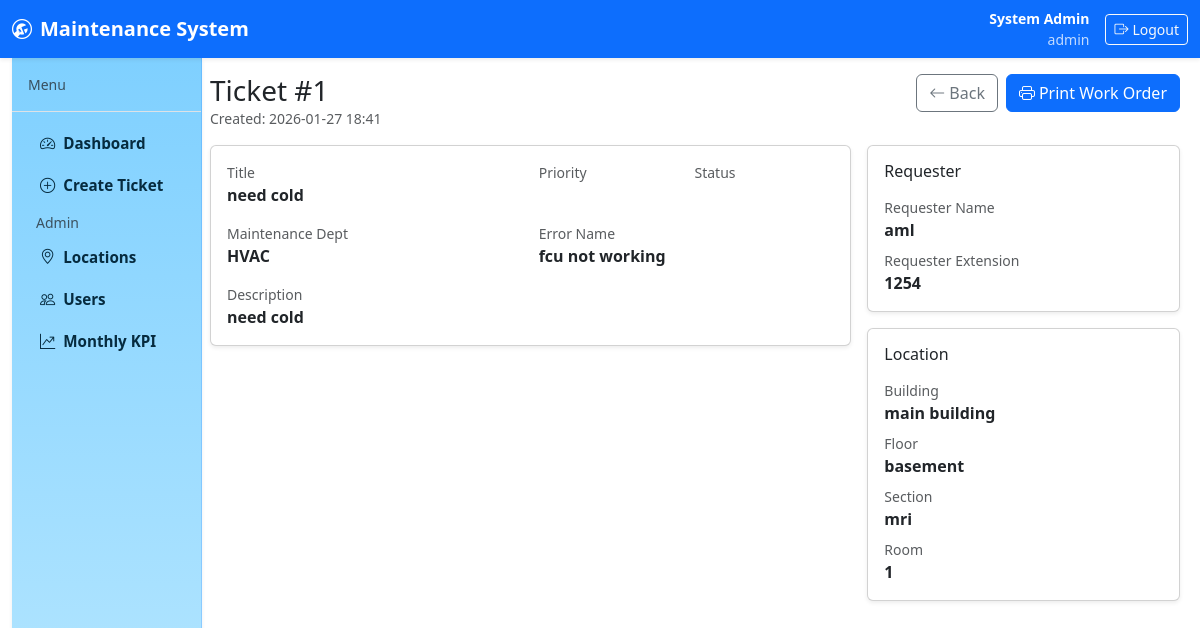
Page /tickets/1 (signed in) on the committed database.
### models.py (models this page shows, shortened)
class User(db.Model, UserMixin):
    id = db.Column(db.Integer, primary_key=True)
    username = db.Column(db.String(80), unique=True, nullable=False)
    full_name = db.Column(db.String(200), nullable=False)
    emp_no = db.Column(db.String(50), nullable=True)
    role = db.Column(db.String(20), nullable=False)  # admin/supervisor/technician/requester
    maintenance_dept = db.Column(db.String(20), nullable=True)  # hvac/civil/..
    password_hash = db.Column(db.String(255), nullable=False)
    is_active = db.Column(db.Boolean, default=True)
    created_at = db.Column(db.DateTime, default=datetime.utcnow)

class Ticket(db.Model):
    id = db.Column(db.Integer, primary_key=True)
    ticket_no = db.Column(db.Integer, unique=True, index=True, nullable=False)
    requester_user_id = db.Column(db.Integer, db.ForeignKey("user.id"), nullable=False)
    requester_name = db.Column(db.String(200), nullable=False)
    requester_extension = db.Column(db.String(50), nullable=True)
    building_id = db.Column(db.Integer, db.ForeignKey("building.id"), nullable=False)
    floor_id = db.Column(db.Integer, db.ForeignKey("floor.id"), nullable=False)
    section_id = db.Column(db.Integer, db.ForeignKey("hospital_section.id"), nullable=False)
    room_id = db.Column(db.Integer, db.ForeignKey("room.id"), nullable=False)
    maintenance_dept = db.Column(db.String(20), nullable=False)
    priority = db.Column(db.String(20), nullable=False)
    error_name = db.Column(db.String(200), nullable=True)
    title = db.Column(db.String(300), nullable=False)
    description = db.Column(db.Text, nullable=False)
    status = db.Column(db.String(50), default="new", nullable=False)
    assigned_technician_id = db.Column(db.Integer, db.ForeignKey("user.id"), nullable=True)
    assigned_at = db.Column(db.DateTime, nullable=True)
    first_response_at = db.Column(db.DateTime, nullable=True)
    last_status_at = db.Column(db.DateTime, nullable=True)
    spares_requested_at = db.Column(db.DateTime, nullable=True)
    started_at = db.Column(db.DateTime, nullable=True)
    ended_at = db.Column(db.DateTime, nullable=True)
    closed_by = db.Column(db.Integer, db.ForeignKey("user.id"), nullable=True)
    closed_at = db.Column(db.DateTime, nullable=True)
    created_at = db.Column(db.DateTime, default=datetime.utcnow, nullable=False)
    updated_at = db.Column(db.DateTime, default=datetime.utcnow, onupdate=datetime.utcnow)

class Building(db.Model):
    id = db.Column(db.Integer, primary_key=True)
    name = db.Column(db.String(120), unique=True, nullable=False)

class Floor(db.Model):
    id = db.Column(db.Integer, primary_key=True)
    building_id = db.Column(db.Integer, db.ForeignKey("building.id"), nullable=False)
    name = db.Column(db.String(120), nullable=False)

class HospitalSection(db.Model):
    id = db.Column(db.Integer, primary_key=True)
    building_id = db.Column(db.Integer, db.ForeignKey("building.id"), nullable=False)
    floor_id = db.Column(db.Integer, db.ForeignKey("floor.id"), nullable=False)
    name = db.Column(db.String(200), nullable=False)

class Room(db.Model):
    id = db.Column(db.Integer, primary_key=True)
    building_id = db.Column(db.Integer, db.ForeignKey("building.id"), nullable=False)
    floor_id = db.Column(db.Integer, db.ForeignKey("floor.id"), nullable=False)
    section_id = db.Column(db.Integer, db.ForeignKey("hospital_section.id"), nullable=False)
    name = db.Column(db.String(120), nullable=False)

### blueprints/tickets.py (the view)
@bp.get("/tickets/<int:ticket_id>")
@login_required
def ticket_detail(ticket_id: int):
    if request.args.get("print") == "1":
        return redirect(url_for("printing_html.print_work_order", ticket_id=ticket_id))
    t = Ticket.query.get_or_404(ticket_id)
    building = Building.query.get(t.building_id)
    floor = Floor.query.get(t.floor_id)
    section = HospitalSection.query.get(t.section_id)
    room = Room.query.get(t.room_id)
    return render_template(
        "ticket_detail.html",
        t=t,
        building=building,
        floor=floor,
        section=section,
        room=room
    )

### i18n.py (called while the page is built)
def t(key: str) -> str:
    return _EN.get(key, key)

### templates/ticket_detail.html (shortened to what this page needs)
{% extends "base.html" %}
{% block content %}
<div class="d-flex align-items-start justify-content-between mb-3">
  <div>
    <h3 class="mb-0">Ticket #{{ t.ticket_no }}</h3>
    <div class="text-muted small">
      Created: {{ t.created_at.strftime("%Y-%m-%d %H:%M") }}
    </div>
  </div>
  <div class="d-flex gap-2">
    <a class="btn btn-outline-secondary" href="/dashboard">
      <i class="bi bi-arrow-left me-1"></i>Back
    </a>
    <a class="btn btn-primary" href="/print/work-order/{{ t.id }}" target="_blank">
      <i class="bi bi-printer me-1"></i>Print Work Order
    </a>
  </div>
</div>
<div class="row g-3">
  <div class="col-12 col-lg-8">
    <div class="card card-soft shadow-sm">
      <div class="card-body">
        <div class="row g-3">
          <div class="col-md-6">
            <div class="text-muted small">Title</div>
            <div class="fw-semibold">{{ t.title }}</div>
          </div>
          <div class="col-md-3">
            <div class="text-muted small">Priority</div>
            <span class="badge badge-status badge-pri-{{ t.priority }}">{{ t.priority }}</span>
          </div>
          <div class="col-md-3">
            <div class="text-muted small">Status</div>
            <span class="badge badge-status badge-{{ t.status }}">{{ t.status }}</span>
          </div>
          <div class="col-md-6">
            <div class="text-muted small">Maintenance Dept</div>
            <div class="fw-semibold">{{ (t.maintenance_dept or '').upper() }}</div>
          </div>
          <div class="col-md-6">
            <div class="text-muted small">Error Name</div>
            <div class="fw-semibold">{{ t.error_name or "-" }}</div>
          </div>
          <div class="col-12">
            <div class="text-muted small">Description</div>
            <div class="fw-semibold" style="white-space:pre-wrap;">{{ t.description }}</div>
          </div>
        </div>
      </div>
    </div>
  </div>
  <div class="col-12 col-lg-4">
    <div class="card card-soft shadow-sm mb-3">
      <div class="card-body">
        <h6 class="mb-3">Requester</h6>
        <div class="mb-2">
          <div class="text-muted small">Requester Name</div>
          <div class="fw-semibold">{{ t.requester_name }}</div>
        </div>
        <div class="mb-0">
          <div class="text-muted small">Requester Extension</div>
          <div class="fw-semibold">{{ t.requester_extension if t.requester_extension else "-" }}</div>
        </div>
      </div>
    </div>
    <div class="card card-soft shadow-sm">
      <div class="card-body">
        <h6 class="mb-3">Location</h6>
        <div class="mb-2">
          <div class="text-muted small">Building</div>
          <div class="fw-semibold">{{ building.name if building else "-" }}</div>
        </div>
        <div class="mb-2">
          <div class="text-muted small">Floor</div>
          <div class="fw-semibold">{{ floor.name if floor else "-" }}</div>
        </div>
        <div class="mb-2">
          <div class="text-muted small">Section</div>
          <div class="fw-semibold">{{ section.name if section else "-" }}</div>
        </div>
        <div class="mb-0">
          <div class="text-muted small">Room</div>
          <div class="fw-semibold">{{ room.name if room else "-" }}</div>
        </div>
      </div>
    </div>
  </div>
</div>
{% endblock %}

### templates/base.html (shortened to what this page needs)
<!doctype html>
<html lang="en" dir="ltr">
<head>
  <link href="https://cdn.jsdelivr.net/npm/bootstrap@5.3.3/dist/css/bootstrap.min.css" rel="stylesheet">
  <link href="https://cdn.jsdelivr.net/npm/bootstrap-icons@1.11.3/font/bootstrap-icons.min.css" rel="stylesheet">
  <link href="/static/styles.css" rel="stylesheet">
</head>
<body class="bg-app">
{% if current_user.is_authenticated %}
<nav class="navbar navbar-expand-lg navbar-dark bg-primary shadow-sm">
  <div class="container-fluid">
    <a class="navbar-brand fw-semibold" href="/dashboard">
      <i class="bi bi-wrench-adjustable-circle me-2"></i>Maintenance System
    </a>
    <div class="d-flex align-items-center gap-3">
      <div class="text-white small text-end">
        <div class="fw-semibold">{{ current_user.full_name }}</div>
        <div class="opacity-75">
          {{ current_user.role }}{% if current_user.maintenance_dept %} • {{ current_user.maintenance_dept.upper() }}{% endif %}
        </div>
      </div>
      <a class="btn btn-outline-light btn-sm" href="/logout">
        <i class="bi bi-box-arrow-right me-1"></i>{{ tr("logout") }}
      </a>
    </div>
  </div>
</nav>
<div class="container-fluid">
  <div class="row g-0">
    <aside class="sidebar-wrap p-0">
      <div class="sidebar bg-white shadow-sm">
        <div class="p-3 border-bottom">
          <div class="small text-muted">Menu</div>
        </div>
        <div class="p-2">
          <a class="nav-link side-link" href="/dashboard">
            <i class="bi bi-speedometer2 me-2"></i>{{ tr("dashboard") }}
          </a>
          <a class="nav-link side-link" href="/tickets/create">
            <i class="bi bi-plus-circle me-2"></i>{{ tr("create_ticket") }}
          </a>
          {% if current_user.role == 'admin' %}
            <div class="mt-2 px-3 small text-muted">Admin</div>
            <a class="nav-link side-link" href="/locations">
              <i class="bi bi-geo-alt me-2"></i>{{ tr("locations") }}
            </a>
            <a class="nav-link side-link" href="/users">
              <i class="bi bi-people me-2"></i>{{ tr("users") }}
            </a>
            <a class="nav-link side-link" href="/kpi">
              <i class="bi bi-graph-up-arrow me-2"></i>{{ tr("kpi") }}
            </a>
          {% endif %}
        </div>
      </div>
    </aside>
    <main class="content-wrap py-3">
      <div class="container-fluid main-wrap-fluid px-2">
        {% block content %}{% endblock %}
      </div>
    </main>
  </div>
</div>
{% else %}
<div class="container py-5">
  {% block content_auth %}{% endblock %}
</div>
{% endif %}
</body>
</html>

### static/styles.css (style rules this page uses)
.sidebar { min-height: calc(100vh - 56px); background: linear-gradient(180deg, #7fd0ff 0%, #b9e8ff 100%) !important; border-right: 1px solid rgba(13,110,253,.20); }
.side-link { border-radius: 12px; padding: 10px 12px; margin: 5px 8px; color: #062b3f; font-weight: 700; }

### templates/base.html (style rules this page uses)
@media (min-width: 992px) { aside.sidebar-wrap { width: 190px; flex: 0 0 190px; } }
@media (min-width: 992px) { main.content-wrap { flex: 1 1 auto; width: calc(100% - 190px); } }
.sidebar { min-height: calc(100vh - 56px); }
.side-link { padding: .45rem .75rem; font-size: .95rem; white-space: nowrap; }
.main-wrap-fluid { width: 100%; max-width: 100%; }

### rows in the picture
User: full_name "System Admin", role "admin"
Ticket: ticket_no "1", created_at "2026-01-27 18:41", title "need cold", maintenance_dept "HVAC", error_name "fcu not working", description "need cold", requester_name "aml", requester_extension "1254"
Building: name "main building"
Floor: name "basement"
HospitalSection: name "mri"
Room: name "1"

### other values in the picture
{{ tr("logout") }} "Logout"
{{ tr("dashboard") }} "Dashboard"
{{ tr("create_ticket") }} "Create Ticket"
{{ tr("locations") }} "Locations"
{{ tr("users") }} "Users"
{{ tr("kpi") }} "Monthly KPI"
